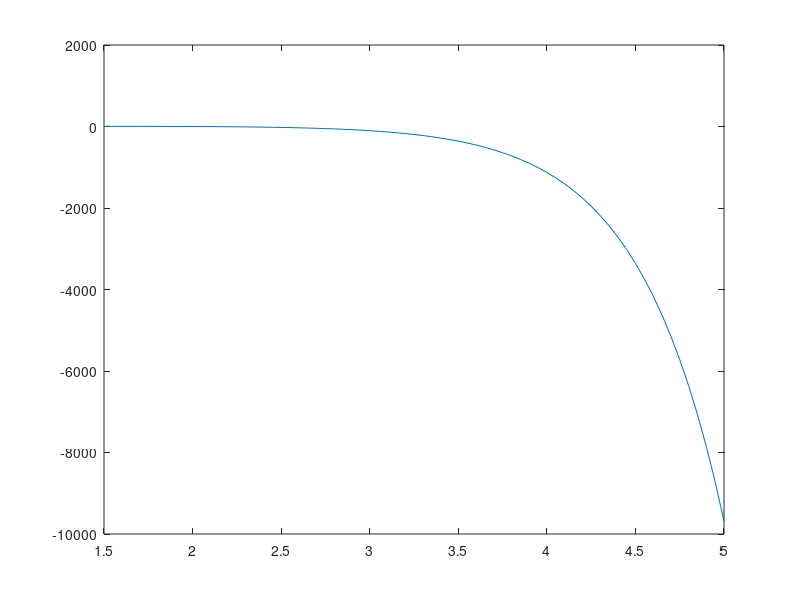

The MATLAB script that drew this image: (Note: this script raises an error after producing the figure.)
## An example of expfit in action

## Author: Paul Kienzle
## This program is public domain
x0 = 1.5; step = 0.05; xend = 5;
a = [1.3, 2]'
c = [2, -0.5]'
v = 1e-4

x = x0:step:xend;
y = exp ( x(:)  * a(:).' ) * c(:);
err = randn(size(y))*v;
plot(x,y+err);

[a_out, c_out, rms] = expfit(2, x0, step, y+err)

